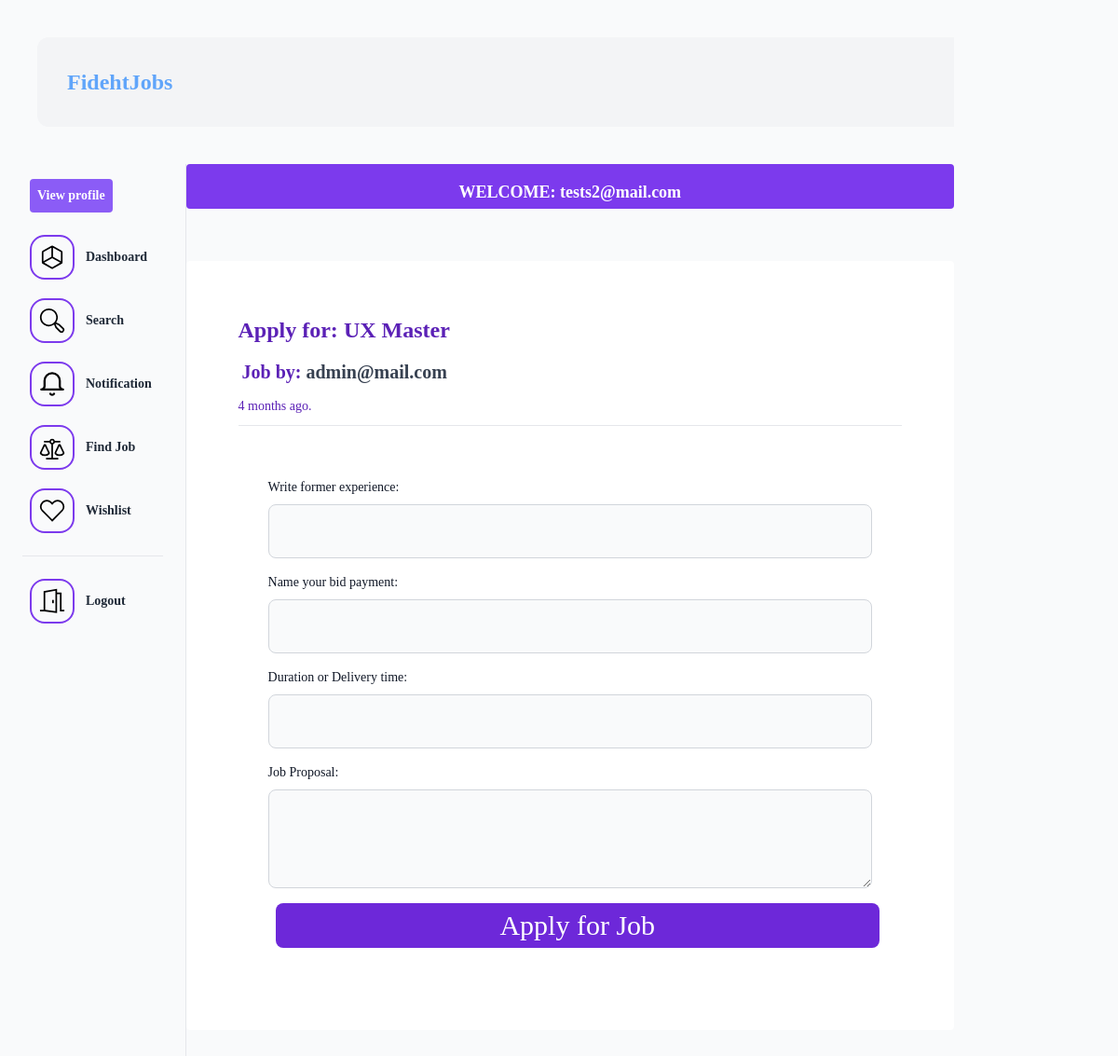
Page /job/fideht/jobs/job2/apply/ (signed in) on the committed database.
### apps/users/models.py (models this page shows)
class CustomUser(AbstractUser):
    username = None
    email = models.EmailField(_('email address'), unique=True)
    USERNAME_FIELD = 'email'
    REQUIRED_FIELDS = []
    objects = CustomUserManager()
    def __str__(self):
        return self.email

### apps/job/models.py (models this page shows, shortened)
class Job(models.Model):
    title = models.CharField(max_length=223)
    description = models.TextField()
    detail = models.TextField(blank=True, null=True)
    duration = models.CharField(max_length=200,blank=True, null=True)
    payment_range = models.CharField(max_length=200,blank=True, null=True)
    remote = models.BooleanField(default=False,blank=True, null=True)
    experience = models.CharField(max_length=200,blank=True, null=True)
    created_by = models.ForeignKey(settings.AUTH_USER_MODEL, related_name='jobs',on_delete=models.CASCADE)
    created_on = models.DateTimeField(auto_now_add=True)
    change_at = models.DateTimeField(auto_now=True)

### apps/job/views.py (the view, shortened to what this page needs)
# urls.py: path('fideht/jobs/job<int:pk>/apply/',JobApplication.as_view(),name='job-apply'),
class JobApplication(LoginRequiredMixin,UserPassesTestMixin,View):
    def get(self, request,pk,*args, **kwargs):
        job = Job.objects.get(pk=pk)
        application = Application.objects.filter(job=job,created_by=request.user)
        if application:
            return HttpResponse('<p class="text-sm text-red-600 text-center">You have applied for this job already</p>')
        context= {
                'job':job,
            }
        return render(request,'job/job-apply.html',context)
    def test_func(self):
        if self.request.user.profile.is_employer:
            return False
        return True

### apps/notification/context_processor.py (called while the page is built)
def get_notifications(request):
    if request.user.is_authenticated:
        read_notifications = request.user.notifications.filter(is_read=True)
        unread_notifications = request.user.notifications.filter(is_read=False)
        context ={
            'read_notifications': read_notifications,
            'unread_notifications': unread_notifications
        }
        return context
    else:
        context ={
            'read_notifications': [],
            'unread_notifications': []
        }
        return context

### apps/job/templates/job/job-apply.html (shortened to what this page needs)
{% extends 'user/dashboard.html' %}
{% block body %}
<div class="bg-white mx-auto my-14 text-3xl font-bold p-14 rounded border-3 border-gray-200">
    <h5 class="text-2xl font-bold leading-normal mt-0 mb-2 text-purple-800">
        Apply for: {{job.title}}
    </h5>
    <div class="text-xl font-bold leading-normal mt-0 mb-2 text-purple-800">
        <h3 hx-boost="true" class="text-left p-1  ">Job by:
            <a href="{% url 'users:profile' job.created_by%}" class="font-semibold cursor-pointer text-gray-700">{% if job.created_by.profile.username %}{{job.created_by.profile.username}} {% else %}{{job.created_by}}{% endif %}</a>
        </h3>
        <span class="text-sm font-thin">{{job.created_on|timesince}} ago.</span>
    </div>
    <hr class="mb-2" />
    <div hx-boost="true" class="">
    {% include 'job/partials/apply-form.html' %}
    </div>
</div>
{% endblock body %}

### apps/users/templates/user/dashboard.html (shortened to what this page needs)
{% extends 'base.html' %}
{% block content %}
<div class="flex h-screen container w-full">
    <div class="w-1/5 border-r border-lighter text-xl text-gray-800 font-semibold flex flex-col space-4 px-2 lg:px-6 py-2">
        <div class=" p-2 space-y-2">
            <div class="flex justify-start">
                <span class="flex items-center space-x-1">
                    <a href="{% url 'users:profile' request.user.email%}" class="bg-purple-500 py-2 px-2 rounded text-white text-sm">View profile</a>
                </span>
            </div>
        </div>
        <div class="divide-y divide-coolGray-300">
            <ul class="pt-2 pb-4 space-y-1 text-sm">
                <li hx-boost="true" class="bg-coolGray-100 text-coolGray-900">
                    <a href="{% url 'users:dashboard' %}" class="flex items-center p-2 space-x-3 rounded-md">
                        <span class="hidden md:block">Dashboard</span>
                    </a>
                </li>
                <li hx-boost="true">
                    <a href="{% url 'job:search' %}" class="flex items-center p-2 space-x-3 rounded-md">
                        <span class="hidden md:block">Search</span>
                    </a>
                </li>
                <li hx-boost="true">
                    <a href="{% url 'notification:notification' %}" class="flex items-center p-2 space-x-3 rounded-md">
                        <button>
                        </button>
                        <span class="hidden md:block">Notification</span>
                    </a>
                </li>
                {% if request.user.profile.is_employer %}
                <li hx-boost="true">
                    <a href="{% url 'job:job-list' %}" class="flex items-center p-2 space-x-3 rounded-md">
                        <svg xmlns="http://www.w3.org/2000/svg" viewBox="0 0 512 512" class="w-12 h-12 rounded-2xl text-bold p-2 border-2 hover:bg-purple-600 hover:text-white hover:border-white border-purple-600  bg:white text-purple-700">
                            <path d="M453.122,79.012a128,128,0,0,0-181.087.068l-15.511,15.7L241.142,79.114l-.1-.1a128,128,0,0,0-181.02,0l-6.91,6.91a128,128,0,0,0,0,181.019L235.485,449.314l20.595,21.578.491-.492.533.533L276.4,450.574,460.032,266.94a128.147,128.147,0,0,0,0-181.019ZM437.4,244.313,256.571,425.146,75.738,244.313a96,96,0,0,1,0-135.764l6.911-6.91a96,96,0,0,1,135.713-.051l38.093,38.787,38.274-38.736a96,96,0,0,1,135.765,0l6.91,6.909A96.11,96.11,0,0,1,437.4,244.313Z"></path>
                        </svg>
                        <span class="hidden md:block">View Jobs</span>
                    </a>
                </li>
                <li hx-boost="true">
                    <a href="{% url 'job:create-job' %}" class="flex items-center p-2 space-x-3 rounded-md">
                        <svg xmlns="http://www.w3.org/2000/svg" viewBox="0 0 512 512" class="w-12 h-12 rounded-2xl text-bold p-2 border-2 hover:bg-purple-600 hover:text-white hover:border-white border-purple-600  bg:white text-purple-700">
                            <path d="M203.247,386.414,208,381.185V355.4L130.125,191H93.875L16,355.4v27.042l4.234,4.595a124.347,124.347,0,0,0,91.224,39.982h.42A124.343,124.343,0,0,0,203.247,386.414ZM176,368.608a90.924,90.924,0,0,1-64.231,26.413h-.33A90.907,90.907,0,0,1,48,369.667V362.6l64-135.112L176,362.6Z"></path>
                            <path d="M418.125,191h-36.25L304,355.4v27.042l4.234,4.595a124.347,124.347,0,0,0,91.224,39.982h.42a124.343,124.343,0,0,0,91.369-40.607L496,381.185V355.4ZM464,368.608a90.924,90.924,0,0,1-64.231,26.413h-.33A90.907,90.907,0,0,1,336,369.667V362.6l64-135.112L464,362.6Z"></path>
                            <path d="M272,196.659A56.223,56.223,0,0,0,309.659,159H416V127H309.659a55.991,55.991,0,0,0-107.318,0H96v32H202.341A56.223,56.223,0,0,0,240,196.659V463H136v32H376V463H272ZM232,143a24,24,0,1,1,24,24A24,24,0,0,1,232,143Z"></path>
                        </svg>
                        <span class="hidden md:block">Create Job</span>
                    </a>
                </li>
                {% else %}
                <li hx-boost="true">
                    <a href="{% url 'job:job-list' %}" class="flex items-center p-2 space-x-3 rounded-md">
                        <span class="hidden md:block">Find Job</span>
                    </a>
                </li>
                {% endif %}
                <li hx-boost="true">
                    <a href="" class="flex items-center p-2 space-x-3 rounded-md">
                        <span class="hidden md:block">Wishlist</span>
                    </a>
                </li>
            </ul>
            <ul class="pt-4 pb-2 space-y-1 text-sm">
                <li hx-boost="true">
                    <a href="{% url 'core:logout' %}" class="flex items-center p-2 space-x-3 rounded-md">
                        <span class="hidden md:block">Logout</span>
                    </a>
                </li>
            </ul>
        </div>
    </div>
    <div class="w-5/6 h-full">
    <div>
        <h1 class="text-lg font-bold text-center bg-purple-600 w-full h-12 text-white rounded p-4">WELCOME: {{request.user.email}}</h1>
    </div>
    {% block body %}{% endblock body %}
    </div>
  </div>
{% endblock content %}

### rows in the picture
CustomUser: user.email "tests2@mail.com"
Job: title "UX Master", created_by "admin@mail.com", created_on "4 months"
